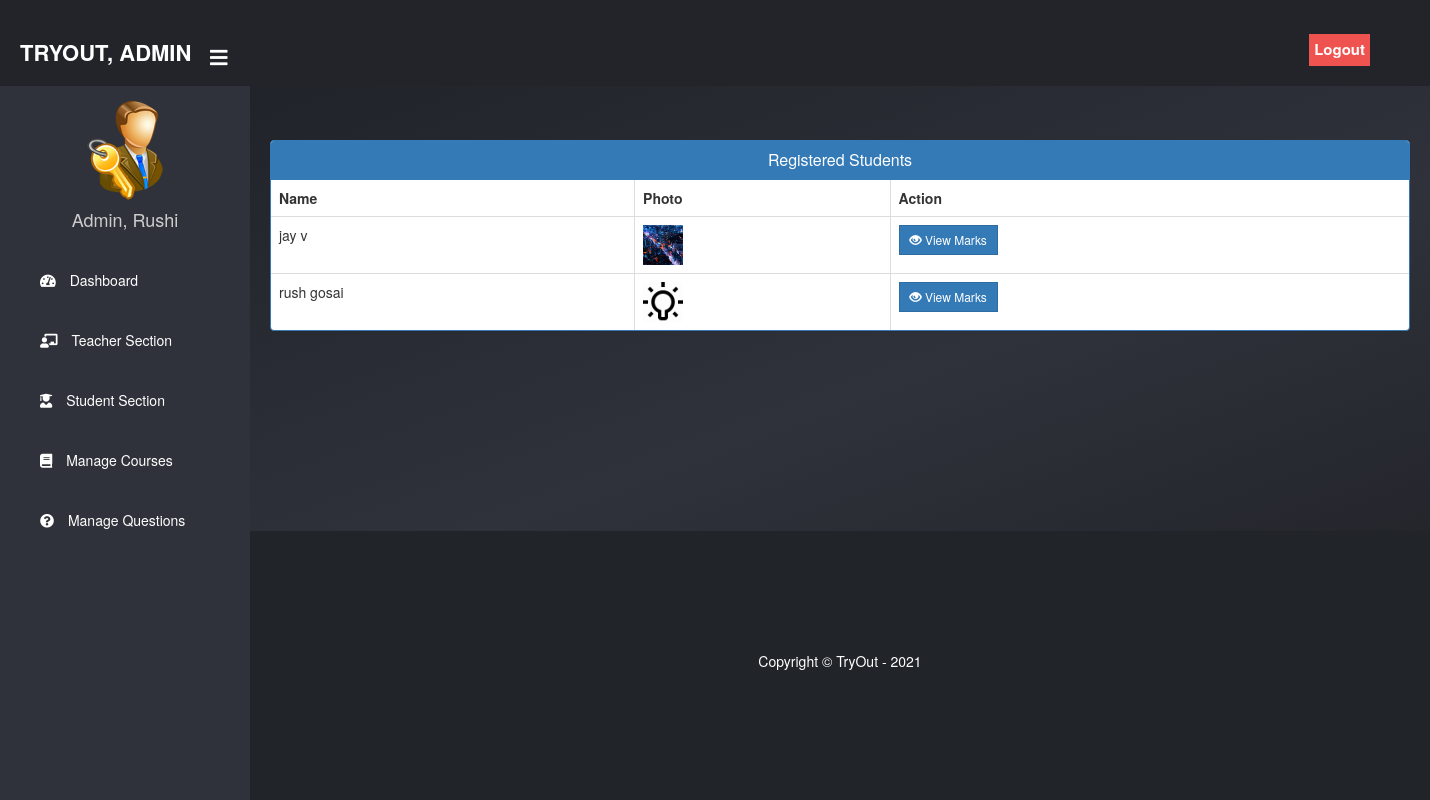
The page /admin-view-student-marks (signed in) on the database as committed earlier.
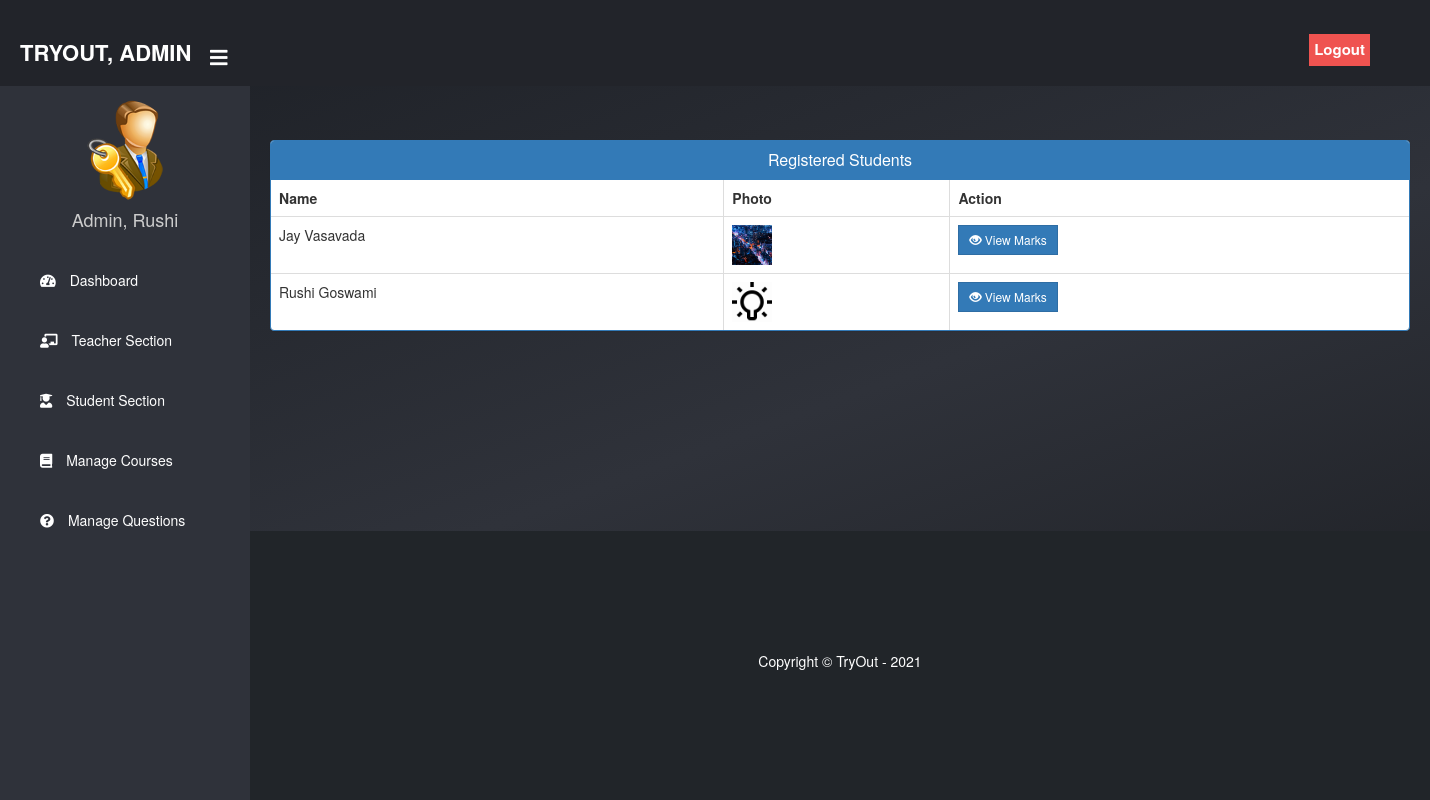
The same page on the database as committed later.
### student/models.py (models this page shows, shortened)
class Student(models.Model):
    user=models.OneToOneField(User,on_delete=models.CASCADE)
    profile_pic= models.ImageField(upload_to='profile_pic/Student/',null=True,blank=True)
    address = models.CharField(max_length=40)
    mobile = models.CharField(max_length=20,null=False)
    @property
    def get_name(self):
        return self.user.first_name+" "+self.user.last_name

### exam/views.py (the view)
# urls.py: path('admin-view-student-marks', views.admin_view_student_marks_view,name='admin-view-student-marks'),
@login_required(login_url='adminlogin')
def admin_view_student_marks_view(request):
    students= SMODEL.Student.objects.all()
    return render(request,'exam/admin_view_student_marks.html',{'students':students})

### templates/exam/admin_view_student_marks.html (shortened to what this page needs)
{% extends 'exam/adminbase.html' %}
{% block content %}
{%load static%}
<head>
  <link href="//netdna.bootstrapcdn.com/bootstrap/3.0.0/css/bootstrap.min.css" rel="stylesheet" id="bootstrap-css">
</head>
<br><br>
<div class="container">
  <div class="panel panel-primary">
    <div class="panel-heading">
      <h6 class="panel-title">Registered Students</h6>
    </div>
    <table class="table table-hover table-bordered" id="dev-table">
      <thead>
        <tr>
          <th>Name</th>
          <th>Photo</th>
          <th>Action</th>
        </tr>
      </thead>
      {% for t in students %}
      <tr>
        <td> {{t.get_name}}</td>
        <td> <img src="{% static t.profile_pic.url %}" alt="Profile Pic" height="40px" width="40px" /></td>
        <td><a class="btn btn-primary btn-sm" style="border-radius: 0%;" href="{% url 'admin-view-marks' t.id  %}"><span class="glyphicon glyphicon-eye-open"></span> View Marks</a></td>
      </tr>
      {% endfor %}
    </table>
  </div>
</div>
<br><br><br><br><br><br>
{% endblock content %}

Rows that differ between the two databases and show on the page:
changed Student: get_name "jay v" → "Jay Vasavada"
changed Student: get_name "rush gosai" → "Rushi Goswami"
